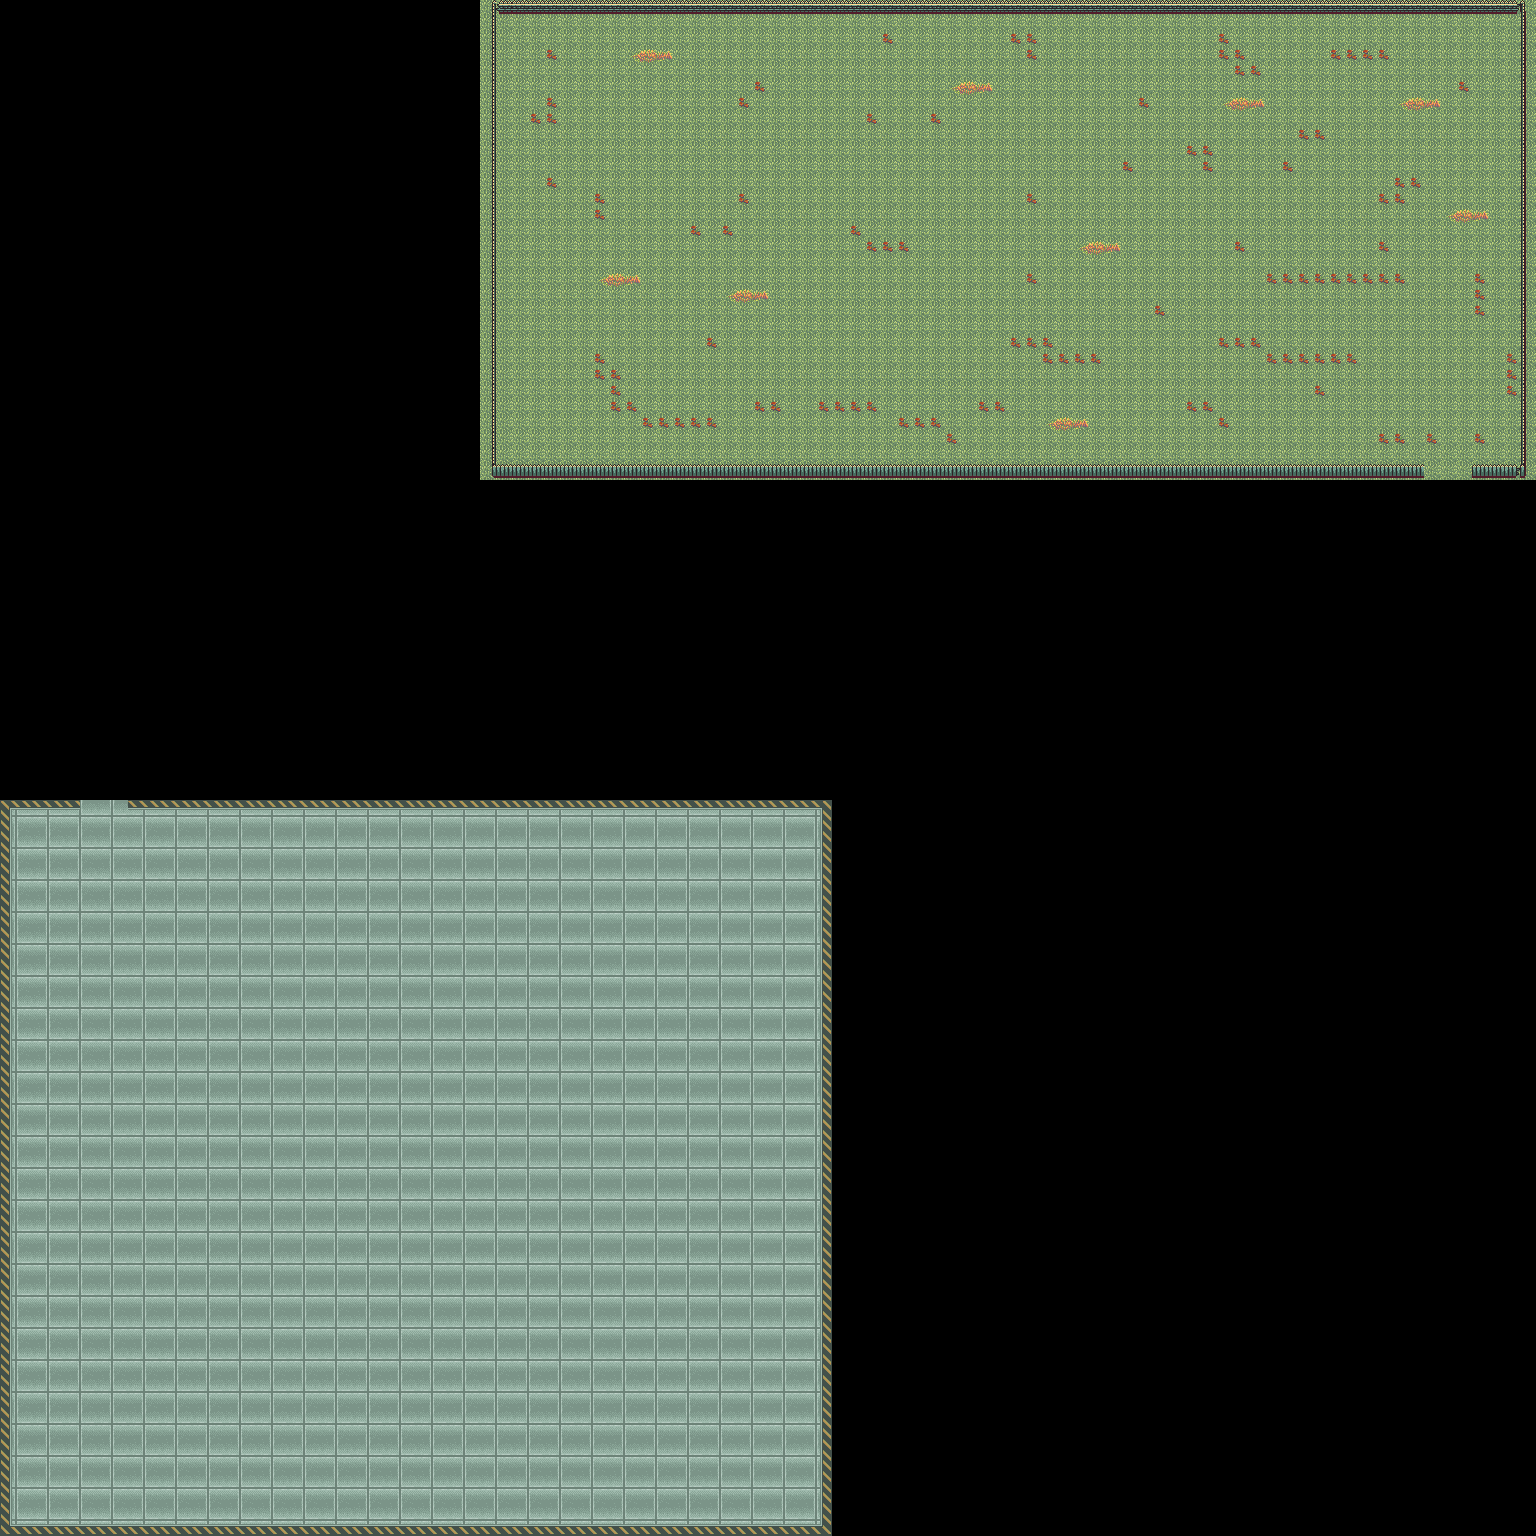

The image is a tile-based game level rendered from a .tmx file. Its description and source (layers, tilesets, objects; grid data summarised) follow:
An orthogonal 96x96 tile map with 16x16 px tiles, 2 tile layers (background, walls and doors), 4 tilesets and 18 objects.

<map version="1.8" tiledversion="1.8.4" orientation="orthogonal" renderorder="right-down" width="96" height="96" tilewidth="16" tileheight="16" infinite="0" nextlayerid="8" nextobjectid="25">
 <tileset firstgid="1" source="labtileset1.tsx" />
 <tileset firstgid="1025" source="outdoor.tsx" />
 <tileset firstgid="2025" source="indoor2.tsx" />
 <tileset firstgid="2109" source="../map3/lab3.tsx" />
 <layer id="1" name="background" width="96" height="96">
  <data>[9216 cells, 4372 non-empty, 14 distinct tile ids]</data>
 </layer>
 <layer id="2" name="walls and doors" width="96" height="96">
  <data>[9216 cells, 374 non-empty, 31 distinct tile ids]</data>
 </layer>
 <objectgroup id="5" name="collision">
  <object id="3" x="128.25" y="809.75">
   <polyline points="0,0 0,-10 702.75,-10.75 705.75,725.25 -129.25,725.25 -127.25,-9.75 -48,-9.875 -48.375,-0.875 -117.917,-1.41667 -117.583,714.25 692.417,715.583 693.75,-1.75 0.967391,0.076087" />
  </object>
  <object id="5" x="1526.75" y="477">
   <polyline points="0,0 -55,0.75 -54.5,-13 -6,-12.75 -6.25,-464.5 -1030.75,-463 -1030.25,-12.25 -103,-13 -102.75,-0.25 -1035,-0.25 -1035.25,-477.75 -1.25,-476.75 -1.25,-476.5 -0.683333,-1.13333" />
  </object>
 </objectgroup>
 <objectgroup id="7" name="gameObjects">
  <object id="6" gid="2052" x="492.667" y="429.667" width="16" height="16" />
  <object id="7" gid="2052" x="492.667" y="300.333" width="16" height="16" />
  <object id="8" gid="2052" x="493" y="161.667" width="16" height="16" />
  <object id="10" gid="2066" x="566.333" y="15.3333" width="16" height="16" />
  <object id="11" gid="2066" x="660" y="15.6667" width="16" height="16" />
  <object id="12" gid="2066" x="750" y="15.6667" width="16" height="16" />
  <object id="13" gid="2066" x="853" y="17.3333" width="16" height="16" />
  <object id="14" gid="2066" x="933.031" y="15.606" width="16" height="16" />
  <object id="15" gid="2066" x="1005.67" y="17" width="16" height="16" />
  <object id="16" gid="2066" x="1125.67" y="14.6667" width="16" height="16" />
  <object id="17" gid="2066" x="1250" y="14.6667" width="16" height="16" />
  <object id="18" gid="2066" x="1376.67" y="14.3333" width="16" height="16" />
  <object id="19" gid="2066" x="1474" y="14.3333" width="16" height="16" />
  <object id="23" gid="2636" x="1396.67" y="76.6667" width="16" height="16">
   <properties>
    <property name="type" value="ITEM" />
   </properties>
  </object>
  <object id="24" gid="2636" x="1458.67" y="119.333" width="16" height="16">
   <properties>
    <property name="type" value="ITEM" />
   </properties>
  </object>
 </objectgroup>
 <objectgroup id="6" name="playerStartLocation">
  <object id="2" x="1462" y="60.6667">
   <point />
  </object>
 </objectgroup>
</map>
